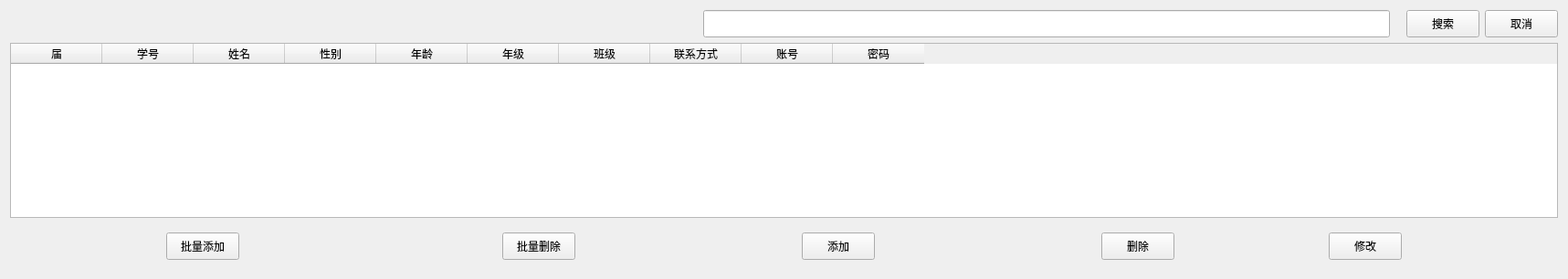
     <widget class="QWidget" name="stuinfo">
      <layout class="QGridLayout" name="gridLayout_5">
       <item row="1" column="5">
        <widget class="QPushButton" name="btn_stuinfo_canael">
         <property name="minimumSize">
          <size>
           <width>0</width>
           <height>30</height>
          </size>
         </property>
         <property name="maximumSize">
          <size>
           <width>120</width>
           <height>16777215</height>
          </size>
         </property>
         <property name="text">
          <string>取消</string>
         </property>
        </widget>
       </item>
       <item row="1" column="4">
        <widget class="QPushButton" name="btn_stuinfo_src">
         <property name="minimumSize">
          <size>
           <width>0</width>
           <height>30</height>
          </size>
         </property>
         <property name="maximumSize">
          <size>
           <width>120</width>
           <height>16777215</height>
          </size>
         </property>
         <property name="text">
          <string>搜索</string>
         </property>
        </widget>
       </item>
       <item row="3" column="0" colspan="6">
        <widget class="QTableWidget" name="tableWidget_stuinfo">
         <attribute name="verticalHeaderVisible">
          <bool>false</bool>
         </attribute>
         <column>
          <property name="text">
           <string>届</string>
          </property>
         </column>
         <column>
          <property name="text">
           <string>学号</string>
          </property>
         </column>
         <column>
          <property name="text">
           <string>姓名</string>
          </property>
         </column>
         <column>
          <property name="text">
           <string>性别</string>
          </property>
         </column>
         <column>
          <property name="text">
           <string>年龄</string>
          </property>
         </column>
         <column>
          <property name="text">
           <string>年级</string>
          </property>
         </column>
         <column>
          <property name="text">
           <string>班级</string>
          </property>
         </column>
         <column>
          <property name="text">
           <string>联系方式</string>
          </property>
         </column>
         <column>
          <property name="text">
           <string>账号</string>
          </property>
         </column>
         <column>
          <property name="text">
           <string>密码</string>
          </property>
         </column>
        </widget>
       </item>
       <item row="1" column="0">
        <spacer name="horizontalSpacer_9">
         <property name="orientation">
          <enum>Qt::Horizontal</enum>
         </property>
         <property name="sizeHint" stdset="0">
          <size>
           <width>439</width>
           <height>20</height>
          </size>
         </property>
        </spacer>
       </item>
       <item row="1" column="1">
        <widget class="QLineEdit" name="le_stuinfo_id">
         <property name="minimumSize">
          <size>
           <width>150</width>
           <height>30</height>
          </size>
         </property>
        </widget>
       </item>
       <item row="4" column="0" colspan="6">
        <widget class="QWidget" name="widget" native="true">
         <property name="minimumSize">
          <size>
           <width>780</width>
           <height>50</height>
          </size>
         </property>
         <property name="maximumSize">
          <size>
           <width>16777215</width>
           <height>50</height>
          </size>
         </property>
         <layout class="QHBoxLayout" name="horizontalLayout_8">
          <item>
           <spacer name="horizontalSpacer_2">
            <property name="orientation">
             <enum>Qt::Horizontal</enum>
            </property>
            <property name="sizeHint" stdset="0">
             <size>
              <width>162</width>
              <height>20</height>
             </size>
            </property>
           </spacer>
          </item>
          <item>
           <widget class="QPushButton" name="btn_stuinfo_addsome">
            <property name="minimumSize">
             <size>
              <width>0</width>
              <height>30</height>
             </size>
            </property>
            <property name="maximumSize">
             <size>
              <width>120</width>
              <height>16777215</height>
             </size>
            </property>
            <property name="text">
             <string>批量添加</string>
            </property>
           </widget>
          </item>
          <item>
           <spacer name="horizontalSpacer_15">
            <property name="orientation">
             <enum>Qt::Horizontal</enum>
            </property>
            <property name="sizeHint" stdset="0">
             <size>
              <width>40</width>
              <height>20</height>
             </size>
            </property>
           </spacer>
          </item>
          <item>
           <spacer name="horizontalSpacer_72">
            <property name="orientation">
             <enum>Qt::Horizontal</enum>
            </property>
            <property name="sizeHint" stdset="0">
             <size>
              <width>40</width>
              <height>20</height>
             </size>
            </property>
           </spacer>
          </item>
          <item>
           <spacer name="horizontalSpacer_29">
            <property name="orientation">
             <enum>Qt::Horizontal</enum>
            </property>
            <property name="sizeHint" stdset="0">
             <size>
              <width>40</width>
              <height>20</height>
             </size>
            </property>
           </spacer>
          </item>
          <item>
           <spacer name="horizontalSpacer_28">
            <property name="orientation">
             <enum>Qt::Horizontal</enum>
            </property>
            <property name="sizeHint" stdset="0">
             <size>
              <width>162</width>
              <height>20</height>
             </size>
            </property>
           </spacer>
          </item>
          <item>
           <widget class="QPushButton" name="btn_stuinfo_delsome">
            <property name="minimumSize">
             <size>
              <width>0</width>
              <height>30</height>
             </size>
            </property>
            <property name="maximumSize">
             <size>
              <width>120</width>
              <height>16777215</height>
             </size>
            </property>
            <property name="text">
             <string>批量删除</string>
            </property>
           </widget>
          </item>
          <item>
           <spacer name="horizontalSpacer_17">
            <property name="orientation">
             <enum>Qt::Horizontal</enum>
            </property>
            <property name="sizeHint" stdset="0">
             <size>
              <width>40</width>
              <height>20</height>
             </size>
            </property>
           </spacer>
          </item>
          <item>
           <spacer name="horizontalSpacer_16">
            <property name="orientation">
             <enum>Qt::Horizontal</enum>
            </property>
            <property name="sizeHint" stdset="0">
             <size>
              <width>162</width>
              <height>20</height>
             </size>
            </property>
           </spacer>
          </item>
          <item>
           <spacer name="horizontalSpacer_73">
            <property name="orientation">
             <enum>Qt::Horizontal</enum>
            </property>
            <property name="sizeHint" stdset="0">
             <size>
              <width>40</width>
              <height>20</height>
             </size>
            </property>
           </spacer>
          </item>
          <item>
           <widget class="QPushButton" name="btn_stuinfo_add">
            <property name="minimumSize">
             <size>
              <width>0</width>
              <height>30</height>
             </size>
            </property>
            <property name="maximumSize">
             <size>
              <width>120</width>
              <height>16777215</height>
             </size>
            </property>
            <property name="text">
             <string>添加</string>
            </property>
           </widget>
          </item>
          <item>
           <spacer name="horizontalSpacer_19">
            <property name="orientation">
             <enum>Qt::Horizontal</enum>
            </property>
            <property name="sizeHint" stdset="0">
             <size>
              <width>40</width>
              <height>20</height>
             </size>
            </property>
           </spacer>
          </item>
          <item>
           <spacer name="horizontalSpacer_18">
            <property name="orientation">
             <enum>Qt::Horizontal</enum>
            </property>
            <property name="sizeHint" stdset="0">
             <size>
              <width>162</width>
              <height>20</height>
             </size>
            </property>
           </spacer>
          </item>
          <item>
           <spacer name="horizontalSpacer_3">
            <property name="orientation">
             <enum>Qt::Horizontal</enum>
            </property>
            <property name="sizeHint" stdset="0">
             <size>
              <width>40</width>
              <height>20</height>
             </size>
            </property>
           </spacer>
          </item>
          <item>
           <widget class="QPushButton" name="btn_stuinfo_del">
            <property name="minimumSize">
             <size>
              <width>0</width>
              <height>30</height>
             </size>
            </property>
            <property name="maximumSize">
             <size>
              <width>120</width>
              <height>16777215</height>
             </size>
            </property>
            <property name="text">
             <string>删除</string>
            </property>
           </widget>
          </item>
          <item>
           <spacer name="horizontalSpacer">
            <property name="orientation">
             <enum>Qt::Horizontal</enum>
            </property>
            <property name="sizeHint" stdset="0">
             <size>
              <width>163</width>
              <height>20</height>
             </size>
            </property>
           </spacer>
          </item>
          <item>
           <widget class="QPushButton" name="btn_stuinfo_upd">
            <property name="minimumSize">
             <size>
              <width>0</width>
              <height>30</height>
             </size>
            </property>
            <property name="maximumSize">
             <size>
              <width>120</width>
              <height>16777215</height>
             </size>
            </property>
            <property name="text">
             <string>修改</string>
            </property>
           </widget>
          </item>
          <item>
           <spacer name="horizontalSpacer_4">
            <property name="orientation">
             <enum>Qt::Horizontal</enum>
            </property>
            <property name="sizeHint" stdset="0">
             <size>
              <width>162</width>
              <height>20</height>
             </size>
            </property>
           </spacer>
          </item>
         </layout>
        </widget>
       </item>
      </layout>
     </widget>
